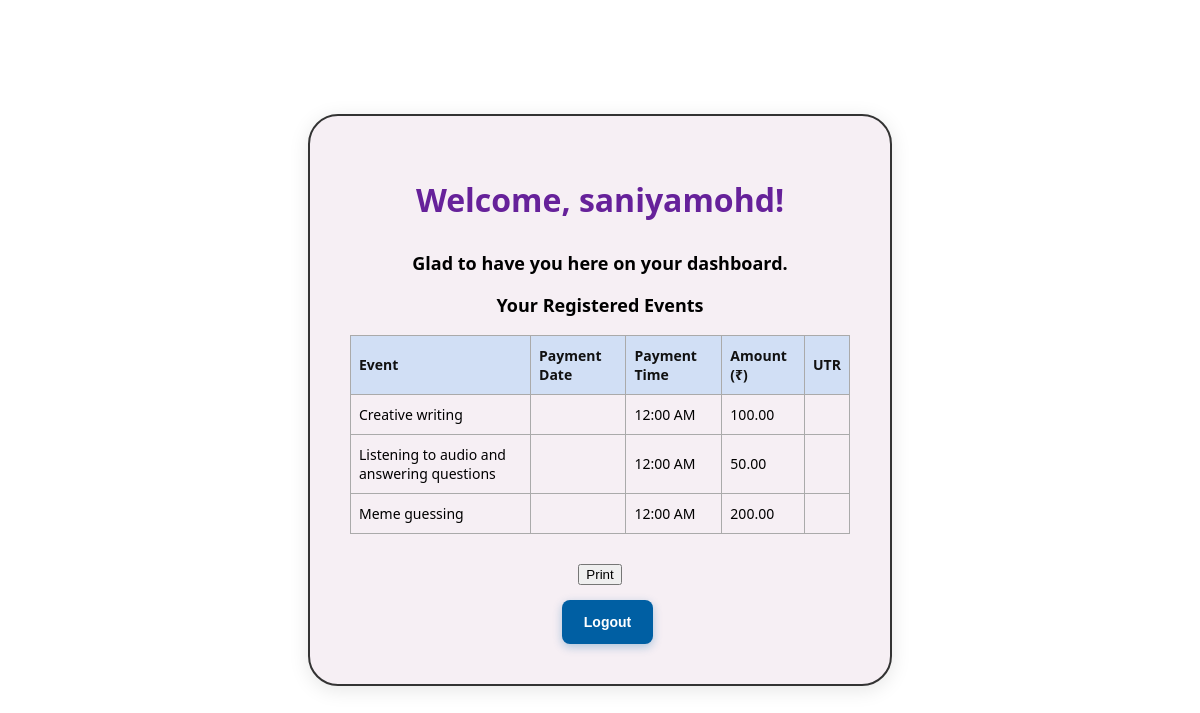
/dashboard.php (signed in), run on the app's committed database.
### tables this page shows
CREATE TABLE `users_events` (
  `id` int(11) NOT NULL,
  `user_id` int(11) NOT NULL,
  `event_name` varchar(100) NOT NULL,
  `amount` decimal(10,2) DEFAULT NULL,
  `payment_date` date DEFAULT curdate(),
  `payment_time` time DEFAULT curtime(),
  `utr` varchar(100) DEFAULT NULL,
  `utr_status` varchar(20) DEFAULT 'Pending'
);

### dashboard.php (the view, shortened to what this page needs)
<?php
$username = $_SESSION['username'];
$user_id = $_SESSION['user_id'];
require 'db.php';
$stmt = $pdo->prepare("SELECT event_name, payment_date, payment_time, amount, utr FROM users_events WHERE user_id = ?");
$stmt->execute([$user_id]);
$events = $stmt->fetchAll(PDO::FETCH_ASSOC);
?>
<!DOCTYPE html>
<html lang="en">
<head>
</head>
<body>
    <div class="dashboard-container">
        <h1>Welcome, <?= htmlspecialchars($username) ?>!</h1>
        <p>Glad to have you here on your dashboard.</p>
        <?php if (!empty($events)): ?>
            <p>Your Registered Events</p>
            <table>
                <thead>
                    <tr>
                        <th>Event</th>
                        <th>Payment Date</th>
                        <th>Payment Time</th>
                        <th>Amount (₹)</th>
                        <th>UTR</th>
                    </tr>
                </thead>
                <tbody>
                    <?php foreach ($events as $event): ?>
                        <tr>
                            <td><?= htmlspecialchars($event['event_name']) ?></td>
                            <td><?= htmlspecialchars($event['payment_date']) ?></td>
                            <td><?= date('g:i A', strtotime($event['payment_time'])) ?></td>
                            <td><?= number_format($event['amount'], 2) ?></td>
                            <td><?= htmlspecialchars($event['utr']) ?></td>
                        </tr>
                    <?php endforeach; ?>
                </tbody>
            </table>
        <?php else: ?>
            <p>You have not enrolled in any events yet.</p>
        <?php endif; ?>
        <div class="button-group">
            <button type="button" onclick="printPage()">Print</button>
            <form action="logout.php" method="post" style="margin: 0;">
                <button type="submit" class="logout-btn">Logout</button>
            </form>
        </div>
    </div>
</body>
</html>

### dashboard.php (style rules this page uses)
body { display: flex; justify-content: center; align-items: center; height: 100vh; font-family: 'Segoe UI', sans-serif; margin: 0; }
.dashboard-container { background-color: rgb(246, 239, 244); padding: 40px; border-radius: 30px; border: 2px solid #333333; box-shadow: 0 4px 20px rgba(0, 0, 0, 0.1); width: 500px; }
h1 { text-align: center; color: rgb(102, 33, 154); margin-bottom: 30px; }
p { text-align: center; color: black; font-size: 18px; font-weight: bold; }
table { width: 100%; border-collapse: collapse; font-size: 14px; }
th, td { padding: 10px 8px; border: 1px solid #aaa; text-align: left; }
th { background-color: rgb(209, 223, 245); color: #111; }
.button-group { display: flex; flex-direction: column; align-items: center; margin-top: 30px; gap: 15px; }
.logout-btn { background-color: #005fa3; color: white; border: none; padding: 14px; border-radius: 8px; width: 120%; font-size: 14px; font-weight: bold; cursor: pointer; transition: all 0.3s ease; box-shadow: 0 3px 10px rgba(0, 95, 163, 0.3); }

### data on the page
users_events: event_name "Creative writing", payment_time "12:00 AM", amount "100.00"
users_events: event_name "Listening to audio and answering questions", payment_time "12:00 AM", amount "50.00"
users_events: event_name "Meme guessing", payment_time "12:00 AM", amount "200.00"

### other printed values
$username "saniyamohd"
